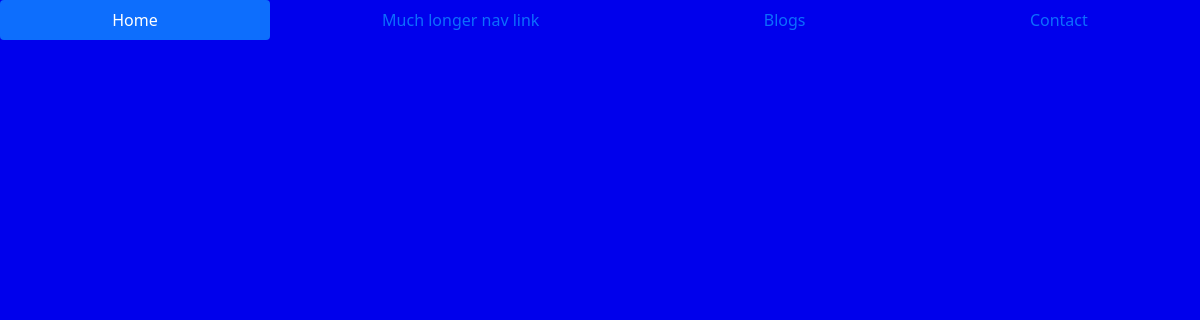
The app's page /blogs, older data.
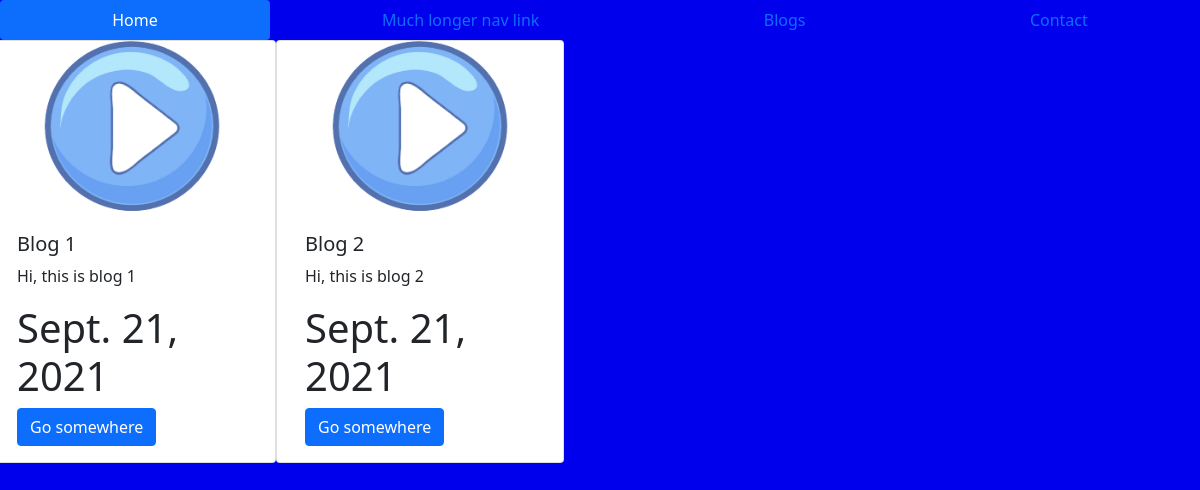
The same page, newer data.
### NewsBlogsApp/models.py (models this page shows, shortened)
class Blog(models.Model):
    blog_id = models.AutoField
    blog_image = models.ImageField(upload_to="blogImages", default='' ,null=True, blank=True)
    blog_title = models.CharField(max_length=200)
    blog_info = models.CharField(max_length=500)
    blog_date = models.DateField()

### NewsBlogsApp/views.py (the view)
# urls.py: path("blogs", views.blogs, name='blogs'),
def blogs(request):
    blogPost = Blog.objects.all()
    paginator = Paginator(blogPost, 5)
    blog_num = request.GET.get('page')
    blog_obj = paginator.get_page(blog_num)
    return render(request, "blog.html", {'blog_obj': blog_obj})

### templates/blog.html (shortened to what this page needs)
{% extends 'index.html' %}
{% block content %}
{% load static %}
<section>
<div class="row">
  {% for i in blog_obj %}
    <div class="card" style="width: 18rem;">
      <img src="{{i.blog_image.url}}" class="card-img-top" alt="...">
      <div class="card-body">
        <h5 class="">{{i.blog_title}}</h5>
        <p class="card-text">{{i.blog_info}}</p>
        <h1>{{i.blog_date}}</h1>
        <a href="#" class="btn btn-primary">Go somewhere</a>
      </div>
    </div>
  {% endfor %}
</div>
</section>
{% endblock %}

### templates/index.html (shortened to what this page needs)
{% load static %}
<!doctype html>
<html lang="en">
  <head>
    <link href="https://cdn.jsdelivr.net/npm/bootstrap@5.1.1/dist/css/bootstrap.min.css" rel="stylesheet">
    <link rel="stylesheet" href="css/main.css">
  </head>
  <body>
    {% include 'header.html' %}
    {% block content %}
    {% endblock %}
  </body>
</html>

### templates/header.html (shortened to what this page needs)
<section>
<ul class="nav nav-pills nav-fill">
  <li class="nav-item">
    <a class="nav-link active" aria-current="page" href="#">Home</a>
  </li>
  <li class="nav-item">
    <a class="nav-link" href="#">Much longer nav link</a>
  </li>
  <li class="nav-item">
    <a class="nav-link" href="{% url 'blogs' %}">Blogs</a>
  </li>
  <li class="nav-item">
    <a class="nav-link" href="{% url 'contact' %}">Contact</a>
  </li>
</ul>
</section>

### static/css/main.css (style rules this page uses)
body { background-color: rgb(0, 0, 236); }

Row changes from the older to the newer data that the page shows:
added Blog: blog_image (picture), blog_title "Blog 1", blog_info "Hi, this is blog 1", blog_date "Sept. 21, 2021"
added Blog: blog_image (picture), blog_title "Blog 2", blog_info "Hi, this is blog 2", blog_date "Sept. 21, 2021"
